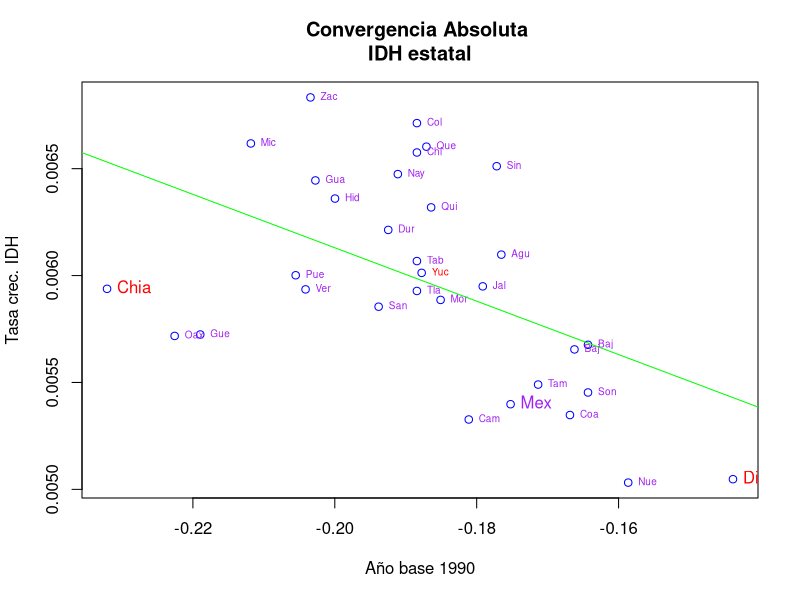

Source code (R):
library(readxl)
IDH_mex <- read_excel("IDH_mex.xlsx", sheet = "IDH_C")
View(IDH_mex)

#Extraer variables de IDH por año

aux_IDH <- IDH_mex[5:32]

View(aux_IDH)

#Rowmeans Calcula la media de cada fila del objeto indicado

Mean_anual_IDH <- rowMeans(aux_IDH)


#Separación de la columna log_IDH-1990 COMO PIB BASE

IDH_base <- IDH_mex[4]

#Graficar el IDH BASE, contra el promedio anual

plot(x=IDH_base$LOG_IDH_1990,y=Mean_anual_IDH,pch=1,main = "Convergencia Absoluta \n IDH estatal ",xlab = "Año base 1990", ylab = "Tasa crec. IDH", col="blue")
#Seleccionar los países a estudiar con: col=ifelse(CA$`Country Code` %in% c("Chia","Dis","Yuc"), 'red', 'purple')
text(IDH_base$LOG_IDH_1990,Mean_anual_IDH,IDH_mex$CODIGO, col=ifelse(IDH_mex$CODIGO %in% c("Chia","Dis","Yuc"), 'red', 'purple'),cex =ifelse(IDH_mex$CODIGO %in% c("Chia","Mex","Dis"), 1, 0.6) ,pos = 4)
abline(lm(Mean_anual_IDH~IDH_base$LOG_IDH_1990), col = "green")

